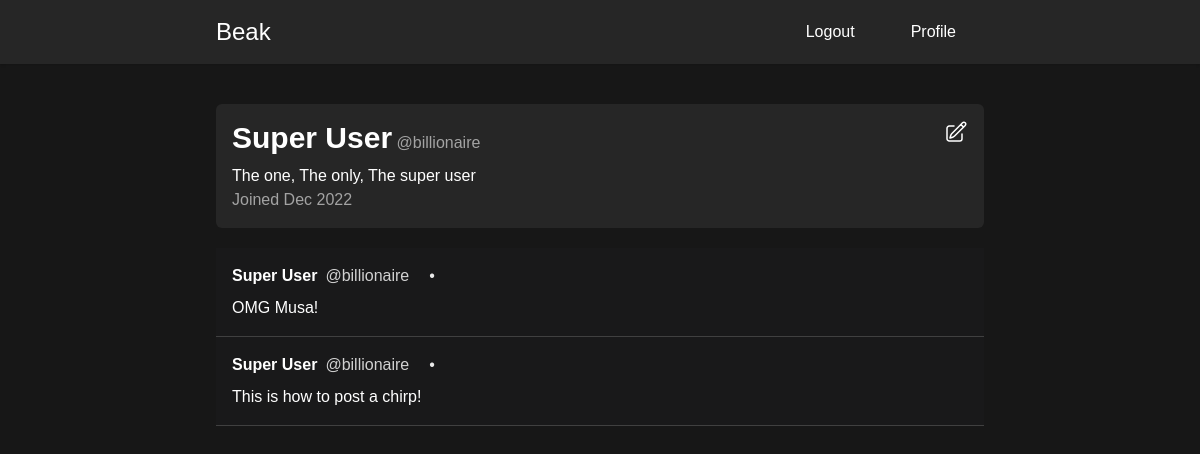
The page /billionaire/profile/ (signed in) on the database its author committed.
### users/models.py (models this page shows)
class Profile(models.Model):
    user = models.OneToOneField(User, on_delete=models.CASCADE)
    bio = models.CharField(max_length=100, blank=True)
    date_created = models.DateTimeField(default=timezone.now)

### chirps/models.py (models this page shows)
class Chirp(models.Model):
    id = ShortUUIDField(primary_key=True)
    content = models.TextField(max_length=280)
    date_chirped = models.DateTimeField(default=timezone.now)
    author = models.ForeignKey(User, on_delete=models.CASCADE)

### users/views.py (the view)
# urls.py: path("<str:username>/profile/", views.profile, name="profile"),
def profile(request, username):
    profile_user = User.objects.get(username=username)
    profile_chirps = Chirp.objects.all().filter(
        author=profile_user).order_by('date_chirped').reverse()
    profile_profile = profile_user.profile
    return render(request, "users/profile.html", context={"profile_user": profile_user, "profile_chirps": profile_chirps, "profile": profile_profile, "title": f"{profile_user.get_full_name()}'s Profile"})

### users/templates/users/profile.html (shortened to what this page needs)
{% extends 'ui/base.html' %}
{% block content %}
<div class="bg-neutral-200 dark:bg-neutral-800 p-4 rounded-md mb-5">
    <div class="flex justify-between">
        <div class="mb-2">
            <h1 class="inline text-3xl font-bold">{{ profile_user.get_full_name }}</h1>
            <p class="inline text-neutral-700 dark:text-neutral-400">@{{ profile_user.username }}</p>
        </div>
        {% if profile_user == user %}
        <div x-data="{hover: false}">
            <a href="{% url 'profile-edit' profile_user.username %}" @mouseover="hover = true"
                @mouseout="hover = false">
            </a>
        </div>
        {% endif %}
    </div>
    <p>{{ profile.bio }}</p>
    <p class="text-neutral-600 dark:text-neutral-400">Joined {{ profile.date_created|date:'M Y' }}</p>
</div>
{% if profile_chirps %}
<div>
    {% for chirp in profile_chirps %}
    {% include 'chirps/chirp_component.html' %}
    <hr />
    {% endfor %}
</div>
{% else %}
<h1 class="text-2xl p-5">No chirps available by this user</h1>
{% endif %}
{% endblock content %}

### chirps/templates/chirps/chirp_component.html (shortened to what this page needs)
<article
onclick="window.location.href = '{% url 'view-chirp' username=chirp.author id=chirp.id %}';"
  class="p-4 cursor-pointer {% if chirp.author == user %}bg-neutral-200 dark:bg-zinc-800 dark:bg-opacity-20{% endif %} hover:bg-neutral-200 dark:hover:bg-neutral-800 hover:bg-opacity-30 dark:hover:bg-opacity-30 transition-colors"
  x-data="{ date: dayjs('{{ chirp.date_chirped|date:'c' }}').fromNow() }" @click="console.log('hello world')">
  <div class="flex items-center gap-5 mb-2">
    <div class="flex gap-2">
      <a href="{% url 'profile' chirp.author %}" class="font-bold hover:underline">{{ chirp.author.get_full_name }}</a>
      <p class="opacity-80">@{{ chirp.author.username }}</p>
    </div>
    <p class="opacity-90">&#x2022;</p>
  </div>
  <h1>{{ chirp.content }}</h1>
</article>

### rows shown on the page
Profile: bio "The one, The only, The super user", date_created "Dec 2022"
Chirp: author.get_full_name "Super User", author.username "billionaire", content "OMG Musa!"
Chirp: author.get_full_name "Super User", author.username "billionaire", content "This is how to post a chirp!"

### other values the page prints
{{ profile_user.get_full_name }} "Super User"
{{ profile_user.username }} "billionaire"
